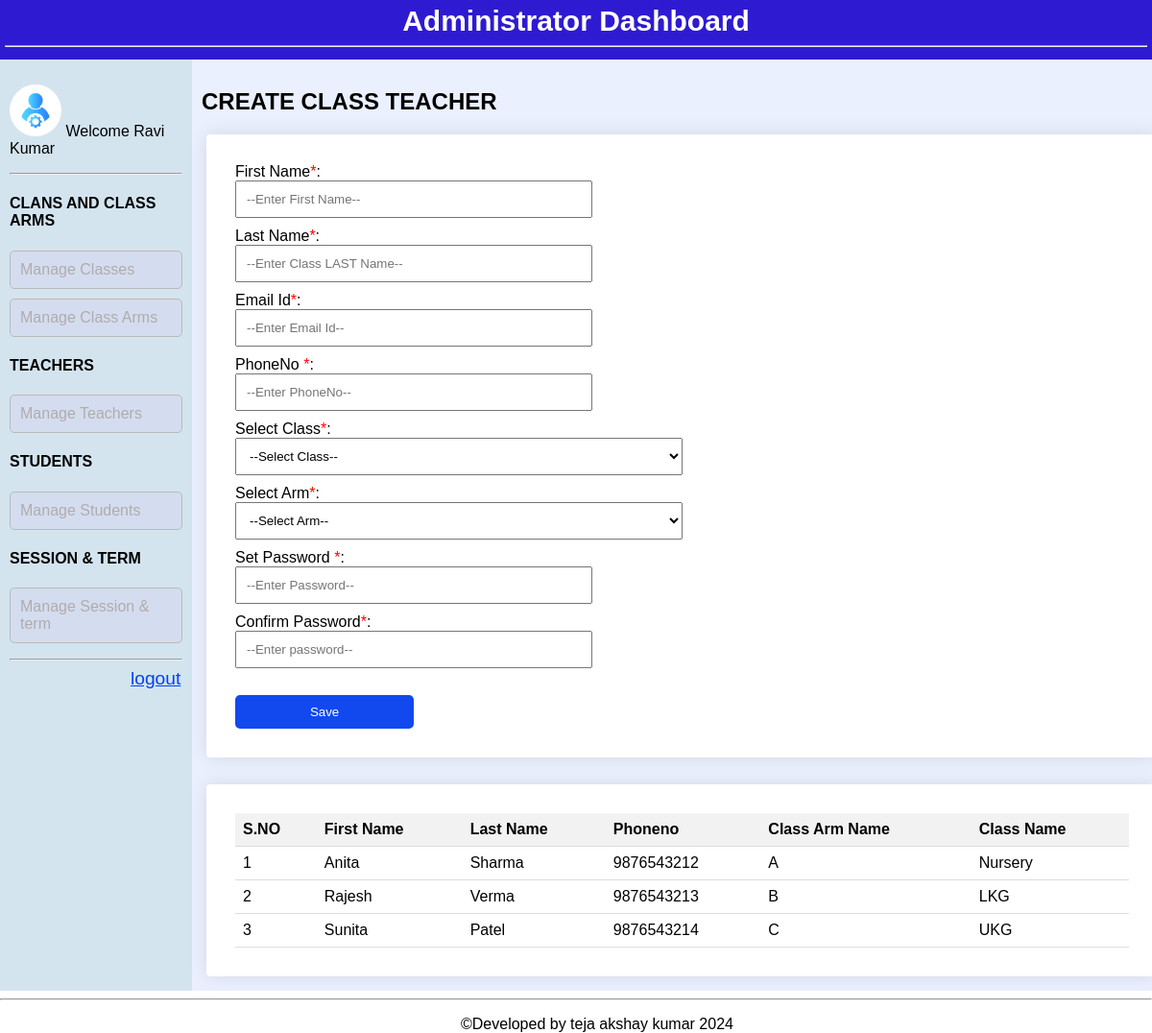
Screenshot of /manageteachers.php (signed in) with the database file from the repository.
### tables this page shows
CREATE TABLE `teacher` (
  `TMAILID` varchar(100) NOT NULL,
  `FIRSTNAME` varchar(50) DEFAULT NULL,
  `LASTNAME` varchar(50) DEFAULT NULL,
  `PHONENO` bigint(12) DEFAULT NULL,
  `CLASSNAME` varchar(50) DEFAULT NULL,
  `CLASSARMNAME` varchar(50) DEFAULT NULL,
  `EMAILID` varchar(100) DEFAULT NULL
);

### manageteachers.php (the view, shortened to what this page needs)
<?php
require_once "handlers/dbh.php";
$emailid=$_SESSION['emailid'];
$query = "SELECT firstname,lastname,phoneno,classarmname,classname FROM teacher where emailid=?";
$stmt1 = $pdo->prepare($query);
$stmt1->execute([$emailid]);
$teachers = $stmt1->fetchAll(PDO::FETCH_ASSOC);
    $query = "select firstname,lastname FROM admin where emailid=?";
    $stmt7 = $pdo->prepare($query);
    $stmt7->execute([$emailid]);
    $details= $stmt7->fetchAll(PDO::FETCH_ASSOC);
    $fn=$details[0]['firstname'];
    $ln=$details[0]['lastname'];
?>
<!DOCTYPE html>
<html lang="en">
<head>
    <link rel="stylesheet" href="style1.css">
</head>
<body>
<header>
        <h1>Administrator Dashboard</h1>
       <hr>
</header>
<main>
    <div class="container">
        <div class="panel panel1">
        <p>  <img src="images/admin.png" alt="Your Wellness, Our Priority" class="alogo">
        <?php echo "<span >"  ."Welcome ".$fn." ".$ln. "</span>"; ?></p>
    <hr>
        <div>
        <h4>CLANS AND CLASS ARMS</h4>
        <ul class="item-list">
                <li><a href="manageclasses.php?emailid=$emailid">Manage Classes</a></li>
                <li><a href="manageclassarm.php?emailid=$emailid">Manage Class Arms</a></li>
            </ul>
        </div>
        <div>
        <h4>TEACHERS</h4>
        <ul class="item-list">
                <li><a href="manageteachers.php?emailid=$emailid">Manage Teachers</a></li>
            </ul>
        </div>
        <div>
        <h4>STUDENTS</h4>
        <ul class="item-list">
                <li><a href="createstudents.php?emailid=$emailid">Manage Students</a></li>
            </ul>
        </div>
        <div>
        <h4>SESSION & TERM</h4>
        <ul class="item-list">
                <li><a href="createsessions.php?emailid=$emailid">Manage Session & term</a></li>
            </ul>
        </div>
        <hr>
        <a class="log" href="logout.php">logout</a>
        </div>
        <div class="panel panel2">
            <h2>CREATE CLASS TEACHER</h2>
            <div class="board2">
                <form id="teacher" action="handlers/teacherhandler.php?emailid=$emailid" method="post">
                <div class="student-info">
                    <label for="firstname">First Name<span class="required">*</span>:</label><br>
                    <input type="text" id="firstname" name="firstname" placeholder="--Enter First Name--" required><br>
                    <label for="lastname">Last Name<span class="required">*</span>:</label><br>
                    <input type="text" id="lastname" name="lastname" placeholder="--Enter Class LAST Name--" required><br>
                    <label for="tmailid">Email Id<span class="required">*</span>:</label><br>
                    <input type="text" id="tmailid" name="tmailid" placeholder="--Enter Email Id--" required><br>
                    <label for="phoneno">PhoneNo <span class="required">*</span>:</label><br>
                    <input type="text" id="phoneno" name="phoneno" placeholder="--Enter PhoneNo--" required><br>
                    <label for="classname">Select Class<span class="required">*</span>:</label><br>
                    <select id="classname" name="classname">
                        <option value="" disabled selected>--Select Class--</option>
                    </select><br>
                    <label for="classarmname">Select Arm<span class="required">*</span>:</label><br>
                    <select id="classarmname" name="classarmname">
                        <option value="" disabled selected>--Select Arm--</option>
                    </select><br>
                    <label for="password">Set Password <span class="required">*</span>:</label><br>
                    <input type="password" id="password" name="password" placeholder="--Enter Password--" required><br>
                    <label for="confirm_password"> Confirm Password<span class="required">*</span>:</label><br>
                    <input type="password" id="confirm_password" name="confirm_password" placeholder="--Enter password--" onkeyup="checkPasswordMatch();" required><br>
                    <span id="confirm_password_error" style="color: red;"></span><br>
                    <button >Save</button>
                </div>
                </form>
            </div>
            <br>
            <div class="board2">
                <div class="student-info">
                <table>
                    <thead>
                        <tr>
                            <th>S.NO</th>
                            <th>First Name</th>
                            <th>Last Name</th>
                            <th>Phoneno</th>
                            <th>Class Arm Name</th>
                            <th>Class Name</th>
                        </tr>
                    </thead>
                    <tbody>
                    <?php
                    $i=1;
                        foreach ($teachers as $row) {
                            echo "<tr>";
                            echo "<td>$i</td>";
                            echo "<td>" . $row['firstname'] . "</td>";
                            echo "<td>" . $row['lastname'] . "</td>";
                            echo "<td>" . $row['phoneno'] . "</td>";
                            echo "<td>" . $row['classarmname'] . "</td>";
                            echo "<td>" . $row['classname'] . "</td>";
                            echo "</tr>";
                            $i++;
                        }
                        ?>
                    </tbody>
                </table>
                </div>
            </div>
        </div>
    </div>
    </main>
    <footer>
        <hr>
        <p class="copyright">&copy;Developed by teja akshay kumar 2024</p>
    </footer>
    </body>
    </html>

### style1.css (style rules this page uses)
body, html { margin: 0; padding: 0; height: 100%; font-family: Arial, sans-serif; }
.container { display: flex; height: 100%; }
.panel { padding: 10px; box-sizing: border-box; }
.panel1 { width: 16.6666667%; background-color: #d3e4ef; }
.panel2 { width: 83.3333333%; background-color: #ebf0fe; }
.item-list { list-style-type: none; padding: 0; }
.item-list li { margin-bottom: 10px; background-color: #d4ddef; border-radius: 5px; }
.copyright { margin-left: 40%; }
.item-list li a { display: block; padding: 10px; border: 1px solid #bbb9b9; border-radius: 5px; text-decoration: none; color: #b0acac; transition: background-color 0.3s ease; }
header { background-color: #2e1bd1; padding: 5px; }
.alogo { width: 30%; margin-top: px; border-radius: 100%; }
header h1 { color: #ffffff; font-size: 30px; margin: 0; text-align: center; }
.board2 { background-color: rgb(255, 255, 255); border-radius: 4px; box-shadow: 0 0 20px rgba(0, 0, 0, 0.1); padding: 30px; width: 95%; text-align: left; margin: 5px; }
.log { color: rgb(0, 64, 255); font-size: larger; margin-left: 70%; }
input { width: 40%; padding: 10px; margin-bottom: 10px; box-sizing: border-box; }
.required { color: red; }
button { background-color: #1249ee; color: white; padding: 10px; border: none; width: 20%; border-radius: 5px; cursor: pointer; text-align: center; }
select { width: 50%; padding: 10px; margin-bottom: 10px; }

### manageteachers.php (style rules this page uses)
table { width: 100%; border-collapse: collapse; }
th, td { padding: 8px; text-align: left; border-bottom: 1px solid #ddd; }
th { background-color: #f2f2f2; }

### rows the page displays
teacher: FIRSTNAME "Anita", LASTNAME "Sharma", PHONENO "9876543212", CLASSARMNAME "A", CLASSNAME "Nursery"
teacher: FIRSTNAME "Rajesh", LASTNAME "Verma", PHONENO "9876543213", CLASSARMNAME "B", CLASSNAME "LKG"
teacher: FIRSTNAME "Sunita", LASTNAME "Patel", PHONENO "9876543214", CLASSARMNAME "C", CLASSNAME "UKG"

### other values shown
$fn "Ravi"
$ln "Kumar"
